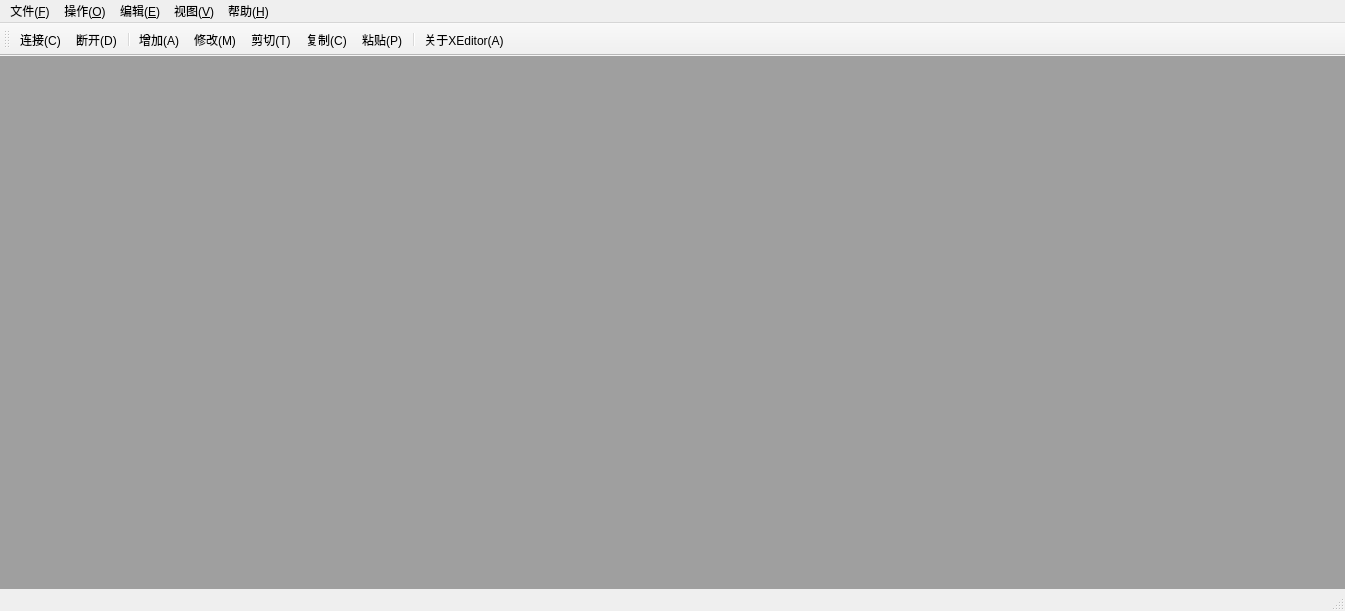
<?xml version="1.0" encoding="UTF-8"?>
<ui version="4.0">
 <class>MainWindow</class>
 <widget class="QMainWindow" name="MainWindow">
  <property name="geometry">
   <rect>
    <x>0</x>
    <y>0</y>
    <width>1345</width>
    <height>611</height>
   </rect>
  </property>
  <property name="windowTitle">
   <string>MainWindow</string>
  </property>
  <property name="windowIcon">
   <iconset resource="res.qrc">
    <normaloff>:/new/prefix1/res/ET.bmp</normaloff>:/new/prefix1/res/ET.bmp</iconset>
  </property>
  <widget class="QWidget" name="centralWidget">
   <layout class="QVBoxLayout" name="verticalLayout" stretch="0">
    <property name="spacing">
     <number>0</number>
    </property>
    <property name="leftMargin">
     <number>0</number>
    </property>
    <property name="topMargin">
     <number>0</number>
    </property>
    <property name="rightMargin">
     <number>0</number>
    </property>
    <property name="bottomMargin">
     <number>0</number>
    </property>
    <item>
     <widget class="QMdiArea" name="mdiArea"/>
    </item>
   </layout>
  </widget>
  <widget class="QMenuBar" name="menuBar">
   <property name="geometry">
    <rect>
     <x>0</x>
     <y>0</y>
     <width>1345</width>
     <height>22</height>
    </rect>
   </property>
   <widget class="QMenu" name="menu_file">
    <property name="title">
     <string>文件(&amp;F)</string>
    </property>
    <addaction name="action_file_exit"/>
   </widget>
   <widget class="QMenu" name="menu_operation">
    <property name="title">
     <string>操作(&amp;O)</string>
    </property>
    <addaction name="action_operation_connect"/>
    <addaction name="action_operation_discon"/>
    <addaction name="action_operation_resetService"/>
    <addaction name="action_operation_resetEquip"/>
   </widget>
   <widget class="QMenu" name="menu_editor">
    <property name="title">
     <string>编辑(&amp;E)</string>
    </property>
    <addaction name="action_editor_add"/>
    <addaction name="action_editor_modify"/>
    <addaction name="separator"/>
    <addaction name="action_editor_cut"/>
    <addaction name="action_editor_copy"/>
    <addaction name="action_editor_paste"/>
   </widget>
   <widget class="QMenu" name="menu_view">
    <property name="title">
     <string>视图(&amp;V)</string>
    </property>
    <widget class="QMenu" name="menu_view_tool">
     <property name="title">
      <string>工具栏和停靠窗口(&amp;T)</string>
     </property>
     <addaction name="menu_view_tool_standard"/>
     <addaction name="separator"/>
     <addaction name="menu_view_tool_equipCatList"/>
     <addaction name="menu_view_tool_attribute"/>
     <addaction name="separator"/>
     <addaction name="menu_view_tool_custom"/>
    </widget>
    <addaction name="menu_view_tool"/>
    <addaction name="menu_view_statusBar"/>
   </widget>
   <widget class="QMenu" name="menu_help">
    <property name="title">
     <string>帮助(&amp;H)</string>
    </property>
    <addaction name="action_help_about"/>
   </widget>
   <addaction name="menu_file"/>
   <addaction name="menu_operation"/>
   <addaction name="menu_editor"/>
   <addaction name="menu_view"/>
   <addaction name="menu_help"/>
  </widget>
  <widget class="QToolBar" name="mainToolBar">
   <attribute name="toolBarArea">
    <enum>TopToolBarArea</enum>
   </attribute>
   <attribute name="toolBarBreak">
    <bool>false</bool>
   </attribute>
   <addaction name="action_operation_connect"/>
   <addaction name="action_operation_discon"/>
   <addaction name="separator"/>
   <addaction name="action_editor_add"/>
   <addaction name="action_editor_modify"/>
   <addaction name="action_editor_cut"/>
   <addaction name="action_editor_copy"/>
   <addaction name="action_editor_paste"/>
   <addaction name="separator"/>
   <addaction name="action_help_about"/>
  </widget>
  <widget class="QStatusBar" name="statusBar"/>
  <action name="action_file_exit">
   <property name="text">
    <string>退出(&amp;X)</string>
   </property>
  </action>
  <action name="action_operation_connect">
   <property name="icon">
    <iconset resource="res.qrc">
     <normaloff>:/new/prefix1/res/connect.png</normaloff>:/new/prefix1/res/connect.png</iconset>
   </property>
   <property name="text">
    <string>连接(&amp;C)</string>
   </property>
  </action>
  <action name="action_operation_discon">
   <property name="icon">
    <iconset resource="res.qrc">
     <normaloff>:/new/prefix1/res/discon.png</normaloff>:/new/prefix1/res/discon.png</iconset>
   </property>
   <property name="text">
    <string>断开(&amp;D)</string>
   </property>
  </action>
  <action name="action_operation_resetService">
   <property name="text">
    <string>复位服务</string>
   </property>
  </action>
  <action name="action_operation_resetEquip">
   <property name="text">
    <string>复位设备</string>
   </property>
  </action>
  <action name="action_editor_add">
   <property name="icon">
    <iconset resource="res.qrc">
     <normaloff>:/new/prefix1/res/add.png</normaloff>:/new/prefix1/res/add.png</iconset>
   </property>
   <property name="text">
    <string>增加(&amp;A)</string>
   </property>
  </action>
  <action name="action_editor_modify">
   <property name="icon">
    <iconset resource="res.qrc">
     <normaloff>:/new/prefix1/res/modify.png</normaloff>:/new/prefix1/res/modify.png</iconset>
   </property>
   <property name="text">
    <string>修改(&amp;M)</string>
   </property>
  </action>
  <action name="action_editor_cut">
   <property name="icon">
    <iconset resource="res.qrc">
     <normaloff>:/new/prefix1/res/cut.png</normaloff>:/new/prefix1/res/cut.png</iconset>
   </property>
   <property name="text">
    <string>剪切(&amp;T)</string>
   </property>
  </action>
  <action name="action_editor_copy">
   <property name="icon">
    <iconset resource="res.qrc">
     <normaloff>:/new/prefix1/res/copy.png</normaloff>:/new/prefix1/res/copy.png</iconset>
   </property>
   <property name="text">
    <string>复制(&amp;C)</string>
   </property>
  </action>
  <action name="action_editor_paste">
   <property name="icon">
    <iconset resource="res.qrc">
     <normaloff>:/new/prefix1/res/paste.png</normaloff>:/new/prefix1/res/paste.png</iconset>
   </property>
   <property name="text">
    <string>粘贴(&amp;P)</string>
   </property>
  </action>
  <action name="menu_view_statusBar">
   <property name="text">
    <string>状态栏(&amp;S)</string>
   </property>
  </action>
  <action name="action_help_about">
   <property name="icon">
    <iconset resource="res.qrc">
     <normaloff>:/new/prefix1/res/about.png</normaloff>:/new/prefix1/res/about.png</iconset>
   </property>
   <property name="text">
    <string>关于XEditor(&amp;A)</string>
   </property>
  </action>
  <action name="menu_view_tool_standard">
   <property name="text">
    <string>标准</string>
   </property>
  </action>
  <action name="menu_view_tool_equipCatList">
   <property name="text">
    <string>设备类别列表</string>
   </property>
  </action>
  <action name="menu_view_tool_attribute">
   <property name="text">
    <string>属性</string>
   </property>
  </action>
  <action name="menu_view_tool_custom">
   <property name="text">
    <string>自定义...</string>
   </property>
  </action>
 </widget>
 <layoutdefault spacing="6" margin="11"/>
 <resources>
  <include location="res.qrc"/>
 </resources>
 <connections/>
</ui>
